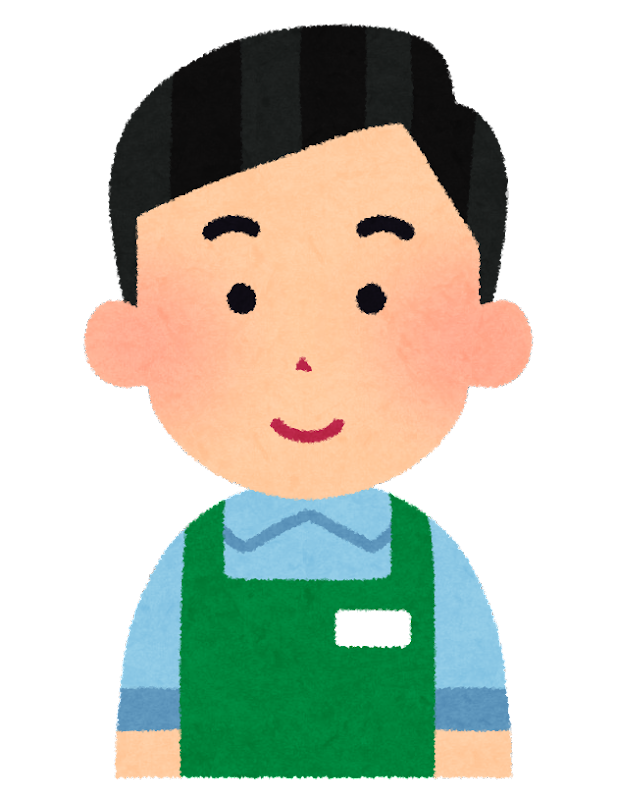
#> input picture irasutoya/tkImage/apron_man1-1smile.png, 617 x 800 px; its folder holds 4 pictures in this run
$ python grayDownload.py
#> lines starting #> are read from the running program, lines starting #| are printed output that depends on the picture
import requests
from bs4 import BeautifulSoup
from pathlib import Path
import tkinter as tk
import PIL.Image
import PIL.ImageTk
import os
import glob
import tkinter.filedialog as fd


dir_path = "C:/Users/shodai/Pictures/Screenshots/"
file_list = glob.glob("tkImage/*.png")
print(file_list)

for i in file_list:
    newImage = PIL.Image.open(i).convert("L")
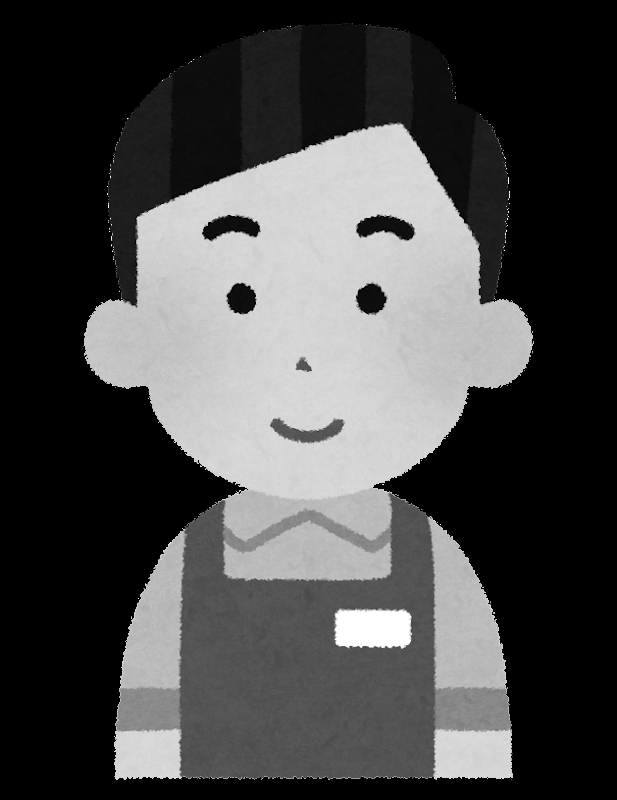
#> newImage: PIL image 617x800 L; min 0, max 255, mean 72.7
    newImage.save(i)
#> pass 2 of the loop `for i in file_list:`:
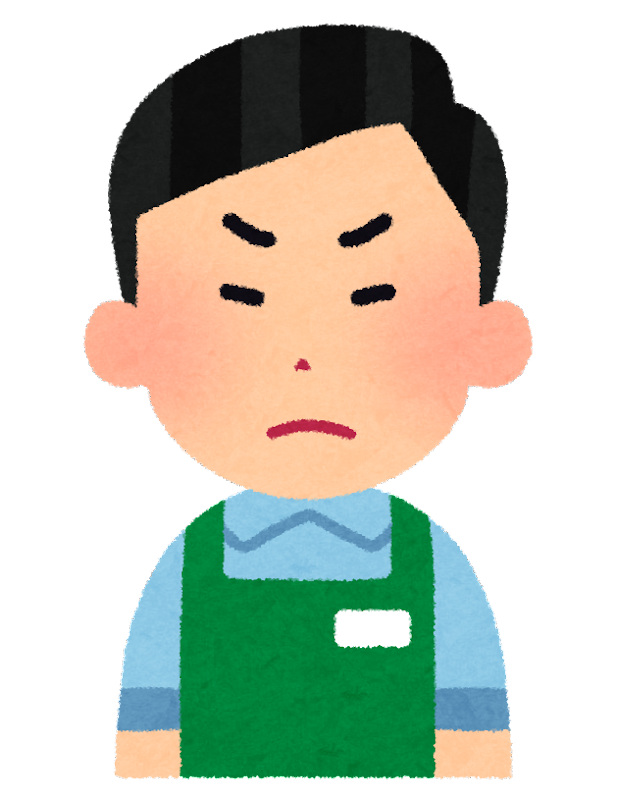
#> input picture irasutoya/tkImage/apron_man1-2angry.png, 617 x 800 px
#> `newImage = PIL.Image.open(i).convert("L")`:
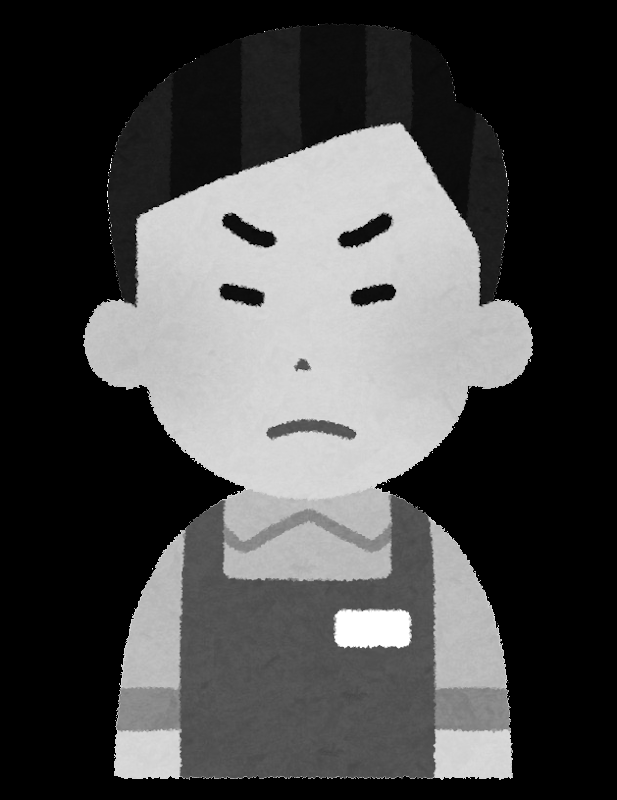
#> newImage: PIL image 617x800 L; min 0, max 255, mean 72.7
#> pass 3 of the loop `for i in file_list:`:
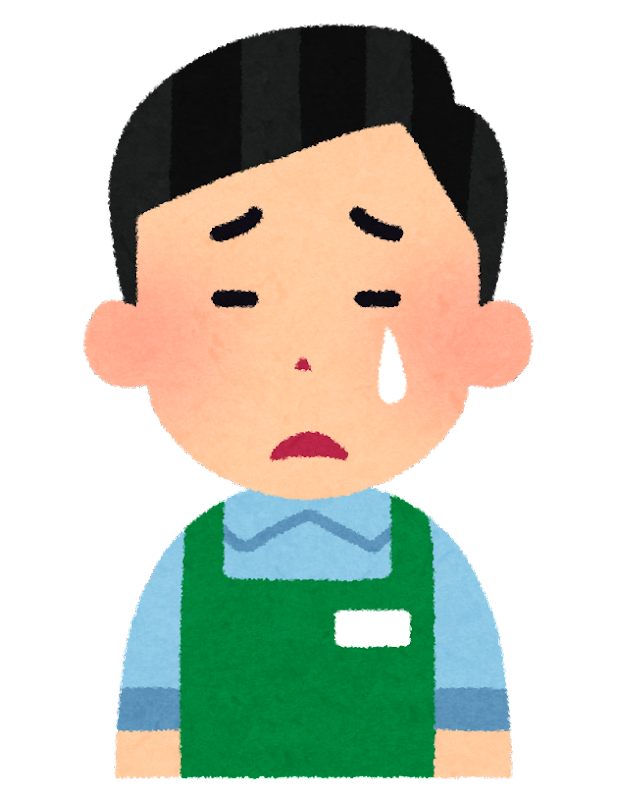
#> input picture irasutoya/tkImage/apron_man1-3cry.png, 617 x 800 px
#> `newImage = PIL.Image.open(i).convert("L")`:
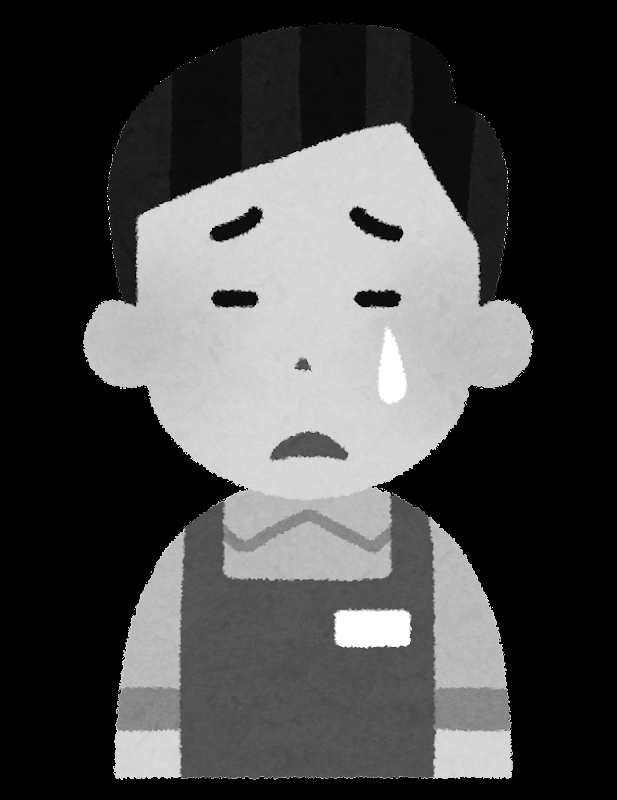
#> newImage: PIL image 617x800 L; min 0, max 255, mean 72.7
#> the loop made 4 passes; the first 3 are shown
